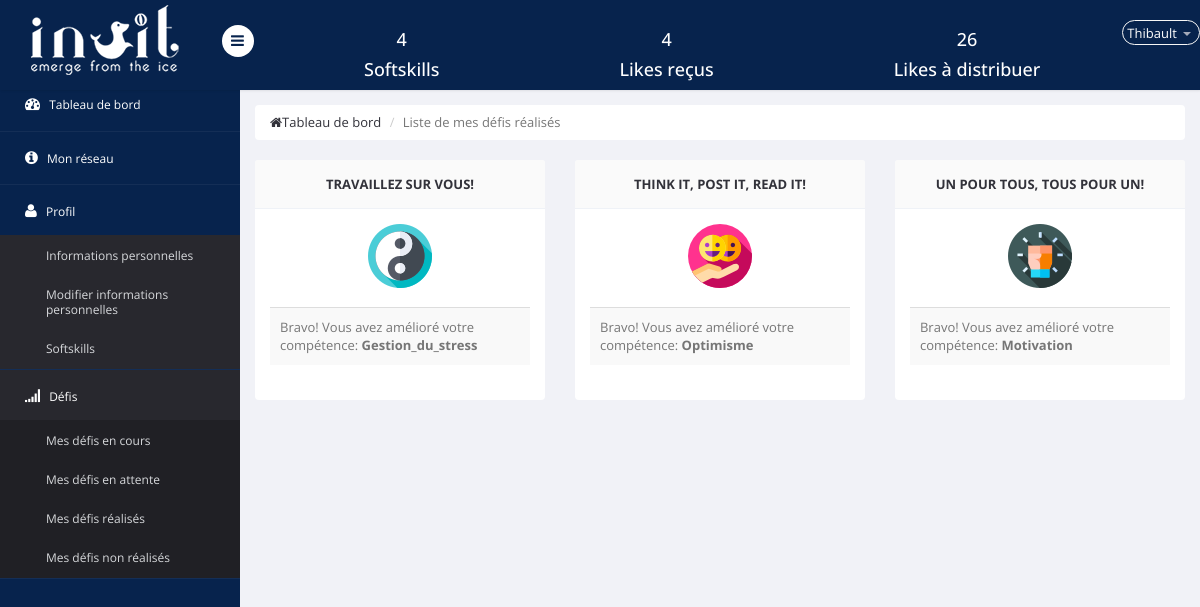
/defis_realises.php (signed in), run on the app's committed database.
### tables this page shows
CREATE TABLE IF NOT EXISTS `informations` (
  `id` int(10) NOT NULL AUTO_INCREMENT,
  `likes_recus` int(11) NOT NULL,
  `likes_distrib` int(11) NOT NULL DEFAULT '0',
  `defis_realises` varchar(255) NOT NULL,
  `defis_en_cours` varchar(255) NOT NULL,
  `defis_non_realises` varchar(255) NOT NULL,
  `defis_en_attente` varchar(255) NOT NULL,
  `entreprise` text NOT NULL,
  `equipe` int(11) NOT NULL,
  `type` set('employe','administrateur','manager') NOT NULL,
  `prenom` text NOT NULL,
  `nom` text NOT NULL,
  `competences` varchar(255) NOT NULL,
  `photo` varchar(100) NOT NULL DEFAULT 'user.png',
  `username` varchar(10) NOT NULL,
  `password` varchar(30) NOT NULL,
  `competences_acquises` varchar(255) NOT NULL,
  `date_ech_defis_en_cours` date DEFAULT NULL,
  `email` varchar(255) NOT NULL,
  PRIMARY KEY (`id`)
);

CREATE TABLE IF NOT EXISTS `defis` (
  `id` int(11) NOT NULL AUTO_INCREMENT,
  `nom` text NOT NULL,
  `resume` longtext NOT NULL,
  `competences_acquises` set('Optimisme','Confiance','Sociabilite','Empathie','Communication','Efficacite','Gestion_du_stress','Creativite','Audace','Motivation','Visualisation','Présence','Adaptabilite','Curiosite','Disponibilite') NOT NULL,
  `duree` int(11) NOT NULL,
  `importance` int(11) NOT NULL,
  PRIMARY KEY (`id`)
);

### defis_realises.php (the view, shortened to what this page needs)
<?php
require 'include/functions.php';
include("include/header.inc.php");
include("include/menu_haut.inc.php");
include("include/menu_gauche.inc.php");
require_once 'include/db.php';
$req=$pdo->prepare('SELECT * FROM informations WHERE id = ?');
      $req->execute([$_SESSION['auth']->id]);
      $defis=$req->fetch()->defis_realises;
if($defis!=''){
    $defis_realises=explode(",", $defis);
}
else $defis_realises='';
 ?>
<body>
<section id="main-content">
        <section class="wrapper">
        	<div class="row">
                <div class="col-md-12">
                    <ul class="breadcrumb">
                        <li><a href="tableau_de_bord.php"><i class="fa fa-home"></i>Tableau de bord</a></li>
                        <li class="active">Liste de mes défis réalisés</li>
                    </ul>
                </div>
            </div>
            <div class="row">
            <?php if($defis_realises!=''){
                 foreach ($defis_realises as $def) :
                 $req=$pdo->prepare('SELECT * FROM defis WHERE id = ?');
                 $req->execute([$def]);
                 $defis=$req->fetch(); ?>
            	<div class="col-lg-4">
                    <section class="panel">
                        <header class="panel-heading">
                            <center>
                        <tr> <a><b><?php echo($defis->nom)?></a></b></tr>
                 </center>
                        </header>
                        <div class="panel-body">
                            <table class="table table-striped">
                                <thead>
                                <?php  if ($defis->competences_acquises=='Confiance'){ ?>
                                <center> <a class="displayed"><img src="images/awards/confiance.png" alt=""></a> </center>
                                <?php  }elseif ($defis->competences_acquises=='Optimisme'){ ?>
                                <center> <a class="displayed"><img src="images/awards/optimisme.png" alt=""></a> </center>
                                <?php  }elseif ($defis->competences_acquises=='Sociabilite'){ ?>
                                <center> <a class="displayed"><img src="images/awards/sociabilite.png" alt=""></a> </center>
                                <?php  }elseif ($defis->competences_acquises=='Empathie'){ ?>
                                <center> <a class="displayed"><img src="images/awards/empathie.png" alt=""></a> </center>
                                <?php  }elseif ($defis->competences_acquises=='Communication'){ ?>
                                <center> <a class="displayed"><img src="images/awards/communication.png" alt=""></a> </center>
                                <?php  }elseif ($defis->competences_acquises=='Efficacite'){ ?>
                                <center> <a class="displayed"><img src="images/awards/efficacite.png" alt=""></a> </center>
                                <?php  }elseif ($defis->competences_acquises=='Gestion_du_stress'){ ?>
                                <center> <a class="displayed"><img src="images/awards/stress.png" alt=""></a> </center>
                                <?php  }elseif ($defis->competences_acquises=='Creativite'){ ?>
                                <center> <a class="displayed"><img src="images/awards/creativite.png" alt=""></a> </center>
                                <?php  }elseif ($defis->competences_acquises=='Audace'){ ?>
                                <center> <a class="displayed"><img src="images/awards/audace.png" alt=""></a> </center>
                                <?php  } elseif ($defis->competences_acquises=='Motivation'){ ?>
                                <center> <a class="displayed"><img src="images/awards/motivation.png" alt=""></a> </center>
                                <?php   }elseif ($defis->competences_acquises=='Visualisation'){ ?>
                                <center> <a class="displayed"><img src="images/awards/visualisation.png" alt=""></a> </center>
                                <?php   }elseif ($defis->competences_acquises=='Presence'){ ?>
                                <center> <a class="displayed"><img src="images/awards/presence.png" alt=""></a> </center>
                                <?php  }elseif ($defis->competences_acquises=='Adaptabilite'){ ?>
                                <center> <a class="displayed"><img src="images/awards/adaptabilite.png" alt=""></a> </center>
                                <?php  }elseif ($defis->competences_acquises=='Curiosite'){ ?>
                                <center> <a class="displayed"><img src="images/awards/curiosite.png" alt=""></a> </center>
                                <?php   }elseif ($defis->competences_acquises=='Disponibilite'){ ?>
                                <center> <a class="displayed"><img src="images/awards/disponibilite.png" alt=""></a> </center>
                                <?php }   ?>
                                <br>
                                </thead>
                                <tbody>
                                <tr>
                                    <td> Bravo! Vous avez amélioré votre compétence:<b> <?php echo ($defis->competences_acquises)?></b> </td>
                                </tr>
                                </tbody>
                            </table>
                        </div>
                    </section>
                </div>
                <?php endforeach;
                } ?>
            </div>
        </section>
    </section>
</body>
</html>

### include/menu_haut.inc.php (shortened to what this page needs)
<?php
require_once 'include/db.php';
$req=$pdo->prepare('SELECT * FROM informations WHERE id = ?');
      $req->execute([$_SESSION['auth']->id]);
    $req=$pdo->prepare('SELECT * FROM informations WHERE id = ?');
    $req->execute([$_SESSION['auth']->id]);
    $moi=$req->fetch();
    $nb_like_distrib=$moi->likes_distrib;
    $nb_like_recus=$moi->likes_recus;
    $competences=$moi->competences_acquises;
    if($competences!=''){
        $array_comp=explode(',', $competences);
        $nb_comp=count($array_comp);
    }
    else $nb_comp='0';
?>
<section id="container" >
<header class="header fixed-top clearfix">
<div class="brand">
      <a href="tableau_de_bord.php" class="logo">
      <img src="images/logo_inuit.png" alt="">
    </a>
    <div class="sidebar-toggle-box">
        <div class="fa fa-bars"></div>
    </div>
</div>
<div class="top-nav clearfix">
 <ul class="nav pull-left top-menu1">
<h4><?php echo $nb_comp ?></h4>
<h4>Softskills</h4>
</ul>
<ul class="nav pull-left top-menu2">
<h4><?php echo $nb_like_recus ?></h4>
<h4>Likes reçus </h4>
</ul>
<ul class="nav pull-left top-menu3">
<h4><?php echo $nb_like_distrib ?></h4>
<h4>Likes à distribuer</h4>
</ul>
    <ul class="nav pull-right top-menu">
        <li class="dropdown">
            <a data-toggle="dropdown" class="dropdown-toggle" href="modification_information.php">
                <span class="username"><?php echo($_SESSION['auth']->prenom); ?></span>
                <b class="caret"></b>
            </a>
        </li>
    </ul>
</div>
</header>

### data on the page
informations: competences_acquises "4", likes_recus "4", likes_distrib "26", prenom "Thibault"
defis: nom "TRAVAILLEZ SUR VOUS!", competences_acquises "Gestion_du_stress"
defis: nom "THINK IT, POST IT, READ IT!", competences_acquises "Optimisme"
defis: nom "UN POUR TOUS, TOUS POUR UN!", competences_acquises "Motivation"
